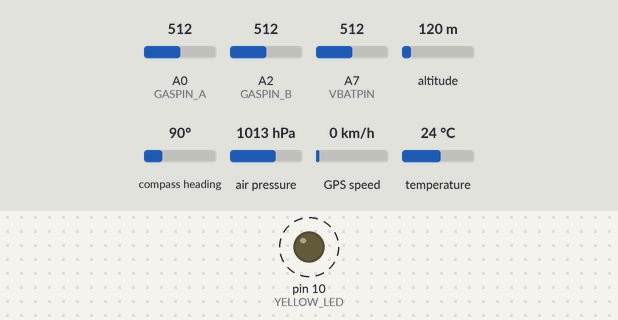
Simulated run of this sketch. Board: Arduino Mega 2560, built with avr-gcc and run on an emulated ATmega2560. Parts: output pins drawn as LEDs (lit = HIGH). Dashed ring = blinking. Inputs (shaded band) come from the test bench; at power-on: A0 (GASPIN_A) = 512, A2 (GASPIN_B) = 512, A7 (VBATPIN) = 512, altitude 120 m, compass heading 90°, air pressure 1013 hPa, GPS speed 0 km/h, temperature 24 °C. Storage starts empty; the GPS gets a fix after 3 s at 37.7749, -122.4194 with 8 satellites; what the sketch prints to the serial monitor is not drawn.

Above: at 0.5 s.
Timing chart, 0 to 3.0 s (numbered marks = the images above):
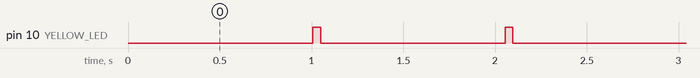

Measured:
- by itself, pin 10 (YELLOW_LED): alternates HIGH for 0.04 s and LOW for 1.0 s

The sketch:

sp2019_code.ino
```cpp
#include <Wire.h>
#include <SPI.h>
#include <SD.h>
#include <Adafruit_BME280.h>
#include <Adafruit_Sensor.h>
#include <Adafruit_MPL3115A2.h>
#include <Adafruit_GPS.h>

// what's the name of the hardware serial port?
#define GPSSerial Serial1

// Connect to the GPS on the hardware port
Adafruit_GPS GPS(&GPSSerial);

// Set GPSECHO to 'false' to turn off echoing the GPS data to the Serial console
// Set to 'true' if you want to debug and listen to the raw GPS sentences
#define GPSECHO false

//Helpful numbers
#define BMEA_ADDR 0x76
#define BMEB_ADDR 0x77
#define YELLOW_LED 10
#define SEALEVELPRESSURE_HPA (1013.8)
#define VBATPIN A7
#define GASPIN_A A0 // powered by solar panels
#define GASPIN_B A2 // bat powered
#define SOLAR_ALT_MIN 2791.66 // height of mt lemmon in meters
#define SOLAR_ALT_MAX 21330 // 70,000 ft to meters

//set Delay Between Data Points
int CollectDelay = 1000;


//I2C Sensor
Adafruit_BME280 bmeA; // first sensor
Adafruit_BME280 bmeB; // second sensor
Adafruit_MPL3115A2 baro = Adafruit_MPL3115A2();

uint32_t timer;
char Filename[] = "19S000.csv";
int first0Index = 3;
int second0Index = 4;
int third0Index = 5;

bool panelsRaised = false;
bool stayClosed = false;

void setup() {
  Serial.begin(115200); // we want a fast baudrate now to listen to GPS
  // 9600 NMEA is the default baud rate for Adafruit MTK GPS's- some use 4800
  GPS.begin(9600);
  // turn on RMC (recommended minimum) and GGA (fix data) including altitude
  GPS.sendCommand(PMTK_SET_NMEA_OUTPUT_RMCGGA);
  // Set the update rate
  GPS.sendCommand(PMTK_SET_NMEA_UPDATE_1HZ); // 1 Hz update rate
  // For the parsing code to work nicely and have time to sort thru the data, and
  // print it out we don't suggest using anything higher than 1 Hz

  timer = millis();
  pinMode(YELLOW_LED, OUTPUT);

  if (!bmeA.begin(BMEA_ADDR)) {
    Serial.println("Could not find a valid BME280 sensor, check wiring!");
    while (1);
  }

  if (!bmeB.begin(BMEB_ADDR)) {
    Serial.println("Could not find a valid BME280 sensor, check wiring!");
    while (1);
  }

  if (!baro.begin()) {
    Serial.println("Could not find a valid MPL3115A2 sensor, check wiring!");
    while (1);
  }

  //Init the SD card and format the columns
  if (!SD.begin(4))
  {
    Serial.println("SD card initialization failed!");
    return;
  }
  Serial.println("SD card initialization done.");

  for (int i = 0; i < 1000; i++)
  {
    Filename[first0Index] = (i / 100) + '0';
    Filename[second0Index] = (i % 100) / 10 + '0';
    Filename[third0Index] = i % 10 + '0';
    if (!SD.exists(Filename))
    {
      File dataFile = SD.open(Filename, FILE_WRITE);

      //NOTE: SD formatting in the .csv file requires the headers have no whitespace
      dataFile.println(
        "Time, Date, Hour, Minute, Seconds,"
        "Altitude, Speed(knots), Latitude(Deg), Longitude(Deg), Sat#,"
        "Temp0(C), Pressure0(Hg), Altitude0(m),"
        "Temp1(C), Pressure1(Pa), Altitude1(m),"
        "Temp2(C), Pressure2(Pa), Altitude2(m),"
        "Gas1Voltage(V),"
        "Gas2Voltage(V)");
      dataFile.close();
      break; // leave the loop!
    }
  }

  Serial.print("Writing to ");
  Serial.println(Filename);


}

//HELPER FUNCTIONS


void RecordData(File dataFile, char* Dataname, float data) {

  Serial.print(Dataname);
  Serial.print(data, 4);
  Serial.print(",");
  dataFile.print(data, 4);
  dataFile.print(",");

}

void RecordTimeDate(File dataFile) {

  int gps_hour = GPS.hour - 19; // we have an offset in our GPS
  int gps_day = GPS.day;

  //fix offset if it goes to the next day
  if (gps_hour <= 0) {
    gps_hour = 24 + gps_hour;
    gps_day --;
  }

  //keep it out of military time
  if (gps_hour > 12) {
    gps_hour -= 12;
  }
  Serial.print(" Date/Time ");
  Serial.print(GPS.month, DEC);
  Serial.print("/");
  Serial.print(gps_day, DEC);
  Serial.print(", ");
  Serial.print(gps_hour);
  Serial.print(":");
  Serial.print(GPS.minute);
  Serial.print(":");
  Serial.print(GPS.seconds);
  Serial.print(":");
  Serial.print(GPS.milliseconds);
  Serial.print(",");

  dataFile.print(millis(), DEC);
  dataFile.print(",");
  dataFile.print(GPS.month, DEC);
  dataFile.print("/");
  dataFile.print(gps_day, DEC);
  dataFile.print(",");
  dataFile.print(gps_hour);
  dataFile.print(",");
  dataFile.print(GPS.minute);
  dataFile.print(",");
  dataFile.print(GPS.seconds);
  dataFile.print(",");
}


void RecordGPS(File dataFile) {
  //GPS data
  Serial.print(" altitude ");
  Serial.print(GPS.altitude);
  Serial.print(",");
  Serial.print(" knots ");
  Serial.print(GPS.speed);
  Serial.print(",");
  Serial.print("Location degrees: ");
  Serial.print(GPS.latitudeDegrees, 4);
  Serial.print(", ");
  Serial.print(GPS.longitudeDegrees, 4);
  Serial.print(", ");
  Serial.print(" sat ");
  Serial.print((int)GPS.satellites);
  Serial.print(",");
  dataFile.print(GPS.altitude);
  dataFile.print(",");
  dataFile.print(GPS.speed);
  dataFile.print(",");
  dataFile.print(GPS.latitudeDegrees, 4);
  dataFile.print(", ");
  dataFile.print(GPS.longitudeDegrees, 4);
  dataFile.print(", ");
  dataFile.print((int)GPS.satellites);
  dataFile.print(",");

}


float voltageFromADC(float received_val, float reference) {
  float measured_val = received_val;
  measured_val *= reference;  // Multiply by reference voltage
  measured_val /= 4095; // convert to voltage
  return measured_val;
}

void loop() {
  if (timer > millis()) timer = millis(); //reset if it wraps
  // read data from the GPS in the 'main loop'
  char c = GPS.read();

  if (GPS.newNMEAreceived()) {
    // a tricky thing here is if we print the NMEA sentence, or data
    // we end up not listening and catching other sentences!
    // so be very wary if using OUTPUT_ALLDATA and trytng to print out data
    if (!GPS.parse(GPS.lastNMEA())) // this also sets the newNMEAreceived() flag to false
      return; // we can fail to parse a sentence in which case we should just wait for another
  }

  // record data String after CollectDelay
  if (millis() - timer > CollectDelay)
  {

    File dataFile = SD.open(Filename, FILE_WRITE);

    //check if dataFile Opend
    if (!dataFile)
    {
      Serial.print("Could not open the SD file: ");
      Serial.println(Filename);
    } else {
      digitalWrite(YELLOW_LED, HIGH);
    }

    // Record GPS data first
    // read data from the GPS in the 'main loop'
    RecordTimeDate(dataFile);
    RecordGPS(dataFile);

    float measuredvbat = voltageFromADC(analogRead(VBATPIN) * 4, 3.3);
    Serial.print("VBat: " );
    Serial.println(measuredvbat);

    RecordData(dataFile, " Temperature 0 (C): ", baro.getTemperature());
    RecordData(dataFile, " Pressure 0 (Hg): ", baro.getPressure());
    RecordData(dataFile, " Altitude 0 (m): ", baro.getAltitude());
    Serial.println();

    RecordData(dataFile, " Temperature 1 (C): ", bmeA.readTemperature());
    RecordData(dataFile, " Pressure 1 (Pa): ", bmeA.readPressure());
    RecordData(dataFile, " Altitude 1 (m): ", bmeA.readAltitude(SEALEVELPRESSURE_HPA));
    Serial.println();

    RecordData(dataFile, " Temperature 2 (C): ", bmeB.readTemperature());
    RecordData(dataFile, " Pressure 2 (Pa): ", bmeB.readPressure());
    RecordData(dataFile, " Altitude 2 (m): ", bmeB.readAltitude(SEALEVELPRESSURE_HPA));
    Serial.println();

    long gasValue = analogRead(GASPIN_A);
    RecordData(dataFile, " Gas 1 Volt (V): ", voltageFromADC(gasValue, 5));

    Serial.println();

    gasValue = analogRead(GASPIN_B);
    RecordData(dataFile, " Gas 2 Volt (V): ", voltageFromADC(gasValue, 3.3));

    float avgAltitude = (baro.getAltitude() + bmeA.readAltitude(SEALEVELPRESSURE_HPA) + bmeB.readAltitude(SEALEVELPRESSURE_HPA)) / 3.0;

    // handle panels
    if (!stayClosed && !panelsRaised && (avgAltitude > SOLAR_ALT_MIN)) {
      panelsRaised = true;
      // raise panels
    } else if (!stayClosed && panelsRaised && (avgAltitude > SOLAR_ALT_MAX)) {
      panelsRaised = false;
      stayClosed = true;
      //close panels
    }

    timer = millis(); // reset the timer
    Serial.println();
    digitalWrite(YELLOW_LED, LOW);
    dataFile.println();
    dataFile.close();
  }
}
```
